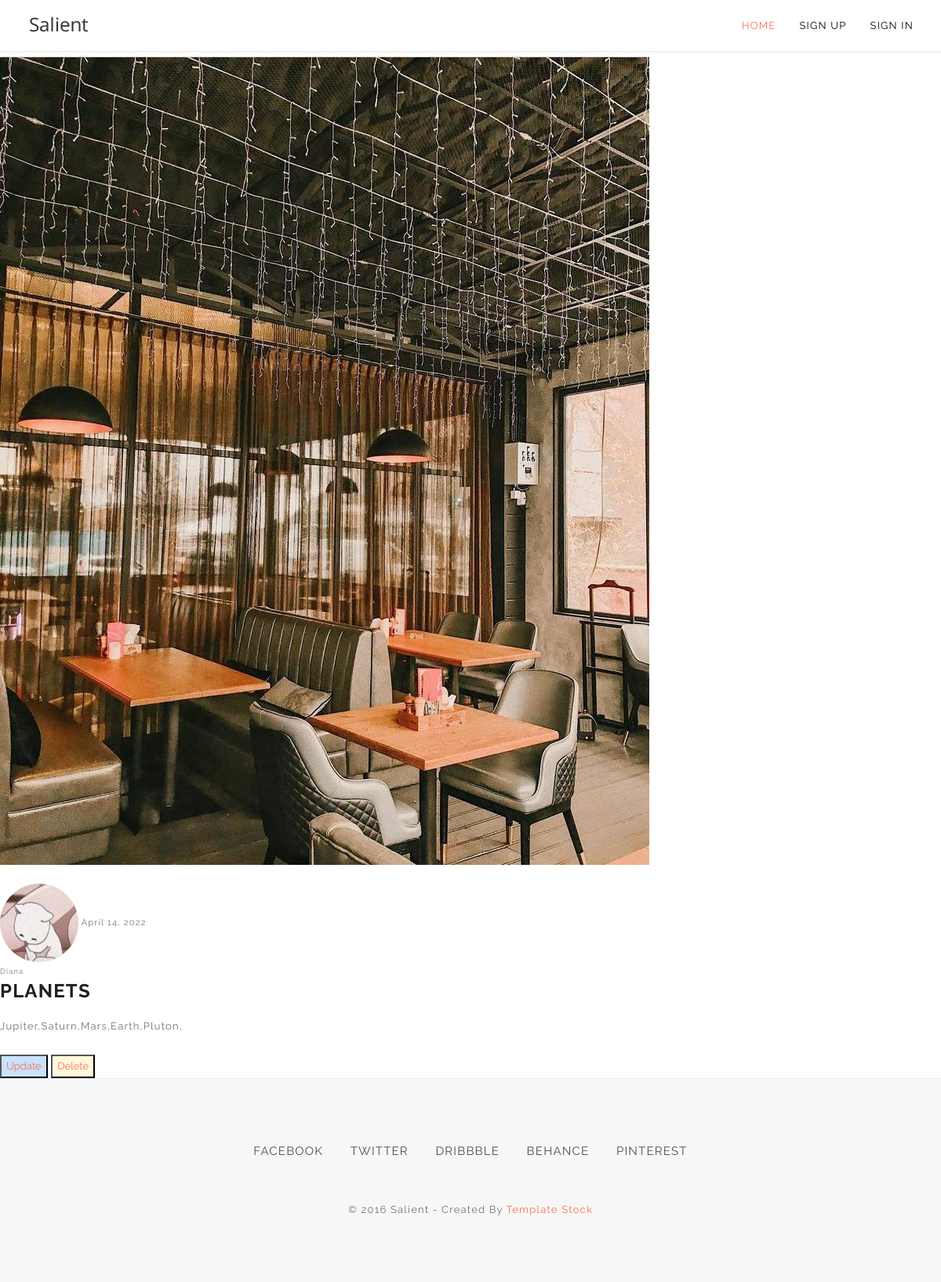
The app's page /post/4 with its own data.
### blog/models.py (models this page shows, shortened)
class Post(Model):
    title = models.CharField(max_length=100)
    content = models.TextField()
    post_date = models.DateTimeField(default=timezone.now)
    author = models.ForeignKey(User, on_delete=models.CASCADE)
    image = models.ImageField(default='default.jpg', upload_to='post_image/')

### users/models.py (models this page shows, shortened)
class Profile(Model):
    user = models.OneToOneField(User, on_delete=models.CASCADE) #if delete user the profile will be deleted authomatically
    image = models.ImageField(default='user_default.jpg', upload_to='profile_image/')

### blog/views.py (the view)
# urls.py: path('post/<int:pk>', PostDetailView.as_view(), name='post-detail'),
class PostDetailView(DetailView):
    model = Post
    template_name = 'blog/post_detail.html'
    def get_context_data(self, **kwargs):
        context = super(PostDetailView, self).get_context_data(**kwargs)
        stuff = get_object_or_404(Post, id=self.kwargs['pk'])
        return context

### blog/templates/blog/post_detail.html (shortened to what this page needs)
{% extends 'blog/base.html' %}
{% block content %}
    <div class="card mb-4">
        <a href="#!"><img class="card-img-top" src="{{ post.image.url }}"  alt="..." /></a><br><br>
        <div class="card-body">
            <div class="small text-muted">
                <img class="rounded-circle article" src="{{ object.author.profile.image.url }}" height="100" width="100" style="border-radius: 50%" alt="">
                {{ object.post_date|date:"F d, Y "}}
                <div class="small text-muted mx-3">{{ post.author.username }}</div>
            </div>
            <h2 class="card-title">{{ object.title}}</h2>
            <p class="card-text">{{ object.content }}</p>
            <br>
            <a href="{% url 'post-update' post.pk %}"><button style="background-color: #CAE1FF">Update</button></a>
             <a href="{% url 'post-delete' post.pk %}"><button style="background-color: #FFF8DC">Delete</button></a>
        </div>
    </div>
{% endblock %}

### blog/static/css/style.css (style rules this page uses)
a { color: #fc6e51; -webkit-transition: all .25s ease-in-out; -moz-transition: all .25s ease-in-out; -ms-transition: all .25s ease-in-out; -o-transition: all .25s ease-in-out; transition: all .25s ease-in-out; }
img { max-width: 100%; }
h1, h2, h3, h4, h5, h6, .h1, .h2, .h3, .h4, .h5, .h6 { font-weight: 700; color: #1f2021; text-transform: uppercase; }
h1, .h1, h2, .h2, h3, .h3 { margin-top: 0; margin-bottom: 20px; }
h2 { font-size: 24px; }
p { margin: 0; }

### records on screen
Post: image (picture), author.profile.image (picture), post_date "April 14, 2022", author.username "Diana", title "PLANETS", content "Jupiter,Saturn,Mars,Earth,Pluton,"
